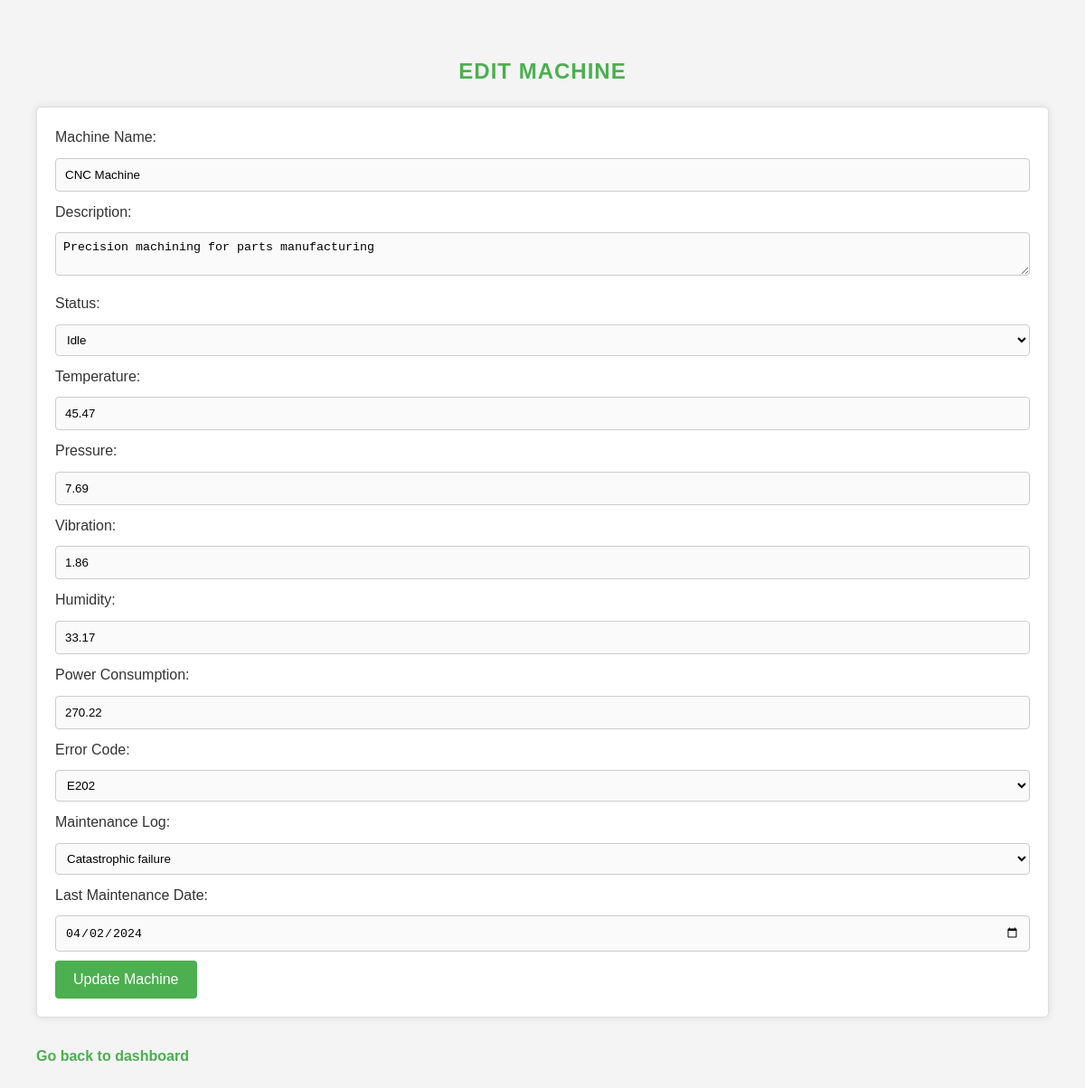
Screenshot of /edit_machine.php?machine_id=1 with the database file from the repository.
### tables this page shows
CREATE TABLE `machines` (
  `machine_id` int(11) NOT NULL,
  `machine_name` varchar(100) NOT NULL,
  `description` text DEFAULT NULL,
  `operational_status` enum('active','maintenance','idle') NOT NULL,
  `last_maintenance` date DEFAULT NULL,
  `temperature` float DEFAULT NULL,
  `pressure` float DEFAULT NULL,
  `vibration` float DEFAULT NULL,
  `humidity` float DEFAULT NULL,
  `power_consumption` float DEFAULT NULL,
  `error_code` varchar(50) DEFAULT NULL,
  `production_count` int(11) DEFAULT NULL,
  `maintenance_log` text DEFAULT NULL,
  `speed` float DEFAULT NULL
);

### edit_machine.php (the view, shortened to what this page needs)
<?php
include 'dbconn.inc.php';
if (isset($_GET['machine_id'])) {
    $machine_id = $_GET['machine_id'];
    $sql = "SELECT * FROM machines WHERE machine_id = $machine_id";
    $result = $conn->query($sql);
    $machine = $result->fetch_assoc();
}
?>
<!DOCTYPE html>
<html lang="en">
<head>
    <link rel="stylesheet" type="text/css" href="css/style.css">
</head>
<body onload="showNotificationAndRedirect()">
    <h2>Edit Machine</h2>
    <form action="edit_machine.php?machine_id=<?php echo $machine_id; ?>" method="POST" class="machine-form">
        <label for="machine_name">Machine Name:</label>
        <input type="text" id="machine_name" name="machine_name" class="form-input" value="<?php echo $machine['machine_name']; ?>" required><br>
        <label for="description">Description:</label>
        <textarea id="description" name="description" class="form-input"><?php echo $machine['description']; ?></textarea><br>
        <label for="operational_status">Status:</label>
        <select id="operational_status" name="operational_status" class="form-input">
            <option value="idle" <?php if ($machine['operational_status'] == 'idle') echo 'selected'; ?>>Idle</option>
        </select><br>
        <label for="temperature">Temperature:</label>
        <input type="float" id="temperature" name="temperature" class="form-input" value="<?php echo $machine['temperature']; ?>" required><br>
        <label for="pressure">Pressure:</label>
        <input type="float" id="pressure" name="pressure" class="form-input" value="<?php echo $machine['pressure']; ?>" required><br>
        <label for="vibration">Vibration:</label>
        <input type="float" id="vibration" name="vibration" class="form-input" value="<?php echo $machine['vibration']; ?>" required><br>
        <label for="humidity">Humidity:</label>
        <input type="float" id="humidity" name="humidity" class="form-input" value="<?php echo $machine['humidity']; ?>" required><br>
        <label for="power_consumption">Power Consumption:</label>
        <input type="float" id="power_consumption" name="power_consumption" class="form-input" value="<?php echo $machine['power_consumption']; ?>" required><br>
        <label for="error_code">Error Code:</label>
        <select id="error_code" name="error_code" class="form-input">
            <option value="E202" <?php if ($machine['error_code'] == 'E202') echo 'selected'; ?>>E202</option>
        </select><br>
        <label for="maintenance_log">Maintenance Log:</label>
        <select id="maintenance_log" name="maintenance_log" class="form-input">
            <option value="Catastrophic failure" <?php if ($machine['maintenance_log'] == 'Catastrophic failure') echo 'selected'; ?>>Catastrophic failure</option>
        </select><br>
        <label for="last_maintenance">Last Maintenance Date:</label>
        <input type="date" id="last_maintenance" name="last_maintenance" class="form-input" value="<?php echo $machine['last_maintenance']; ?>" required><br>
        <input type="submit" name="update_machine" value="Update Machine" class="form-submit">
    </form>
    <a href="manage_machines.php" style="display: inline-block; margin-top: 10px; color: #4CAF50; text-decoration: none; font-size: 16px;">Go back to dashboard</a>
</body>
</html>

### style.css (style rules this page uses)
body { font-family: Arial, sans-serif; margin: 20px; padding: 20px; background-color: #f4f4f4; color: #333; line-height: 1.6; }
h2 { color: #4CAF50; font-size: 24px; text-align: center; margin-bottom: 20px; text-transform: uppercase; letter-spacing: 1px; }
form { background-color: white; padding: 20px; border: 1px solid #ddd; border-radius: 5px; box-shadow: 0 0 10px rgba(0, 0, 0, 0.1); margin-bottom: 20px; }
input[type="text"], input[type="password"], input[type="date"], textarea, select { width: 100%; padding: 10px; margin: 10px 0; border: 1px solid #ccc; border-radius: 4px; box-sizing: border-box; background-color: #fafafa; transition: all 0.3s ease; }
input[type="float"] { width: 100%; padding: 10px; margin: 10px 0; border: 1px solid #ccc; border-radius: 4px; box-sizing: border-box; background-color: #fafafa; transition: all 0.3s ease; }
input[type="submit"] { padding: 12px 20px; background-color: #4CAF50; color: white; border: none; border-radius: 4px; cursor: pointer; font-size: 16px; transition: background-color 0.3s ease; }
a { text-decoration: none; color: #4CAF50; font-weight: bold; transition: color 0.3s ease; }
.form-input { width: 100%; padding: 8px; margin: 10px 0; box-sizing: border-box; border: 1px solid #ccc; border-radius: 4px; }
.form-submit { background-color: #4CAF50; color: white; padding: 10px 20px; border: none; border-radius: 4px; cursor: pointer; }

### rows the page displays
machines: machine_name "CNC Machine", description "Precision machining for parts manufacturing", operational_status "Idle", temperature "45.47", pressure "7.69", vibration "1.86", humidity "33.17", power_consumption "270.22", error_code "E202", maintenance_log "Catastrophic failure", last_maintenance "04/02/2024"
